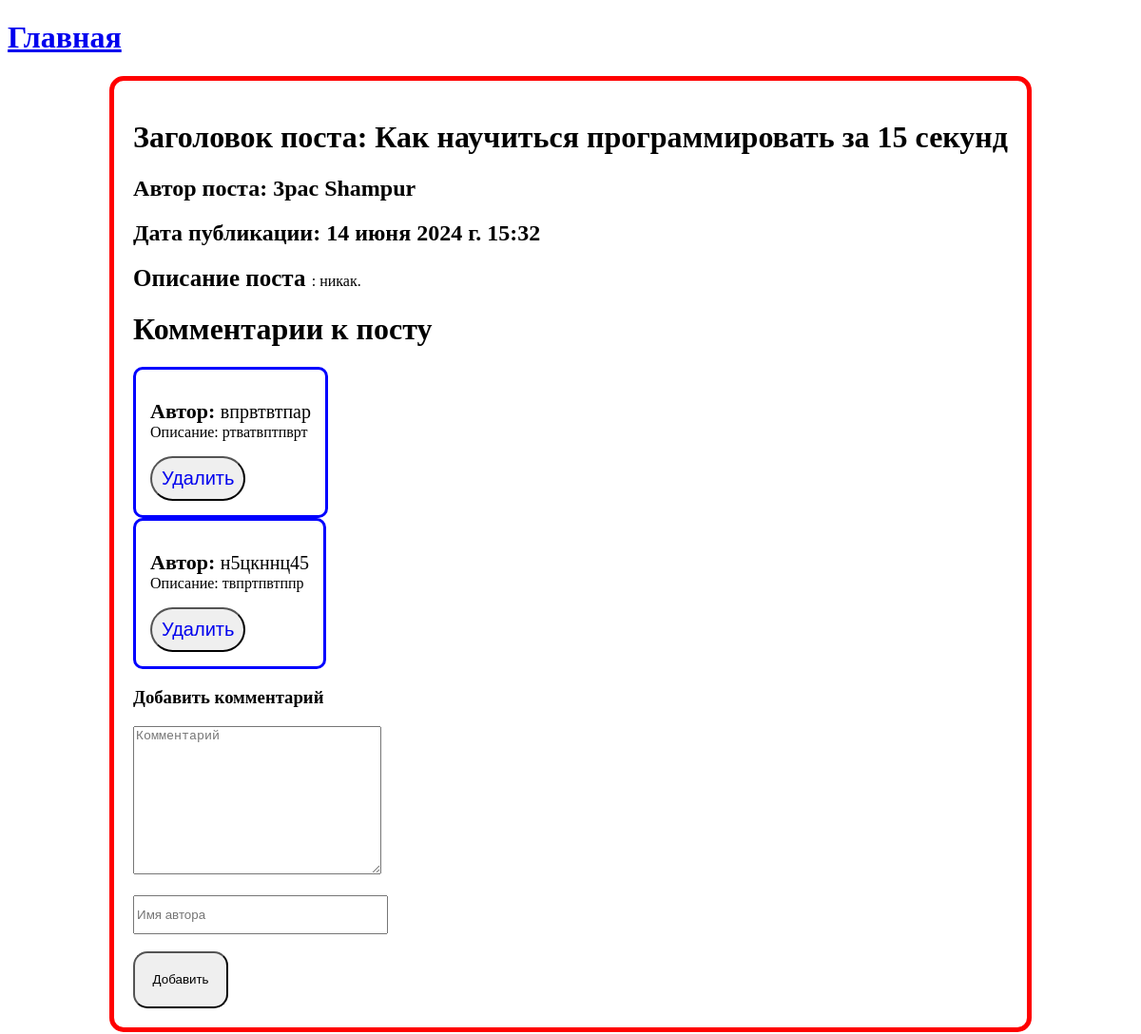
Screenshot of /post_info/3 with the database file from the repository.
### post/models.py (models this page shows, shortened)
class Post(models.Model):
    author = models.CharField(max_length=100)
    title = models.CharField(max_length=200)
    slug = models.SlugField(unique=True)
    description = models.TextField()
    published_at= models.DateTimeField(auto_now_add=True)
    category = models.ForeignKey(Category, on_delete=models.CASCADE)
    class Meta:
        verbose_name = 'Пост'
        verbose_name_plural = 'Посты'
        ordering = ['published_at']

class Comment(models.Model):
    content = models.TextField()
    comment_author = models.CharField(max_length=100)
    published_at = models.DateField(auto_now_add=True)
    post = models.ForeignKey('Post', on_delete=models.CASCADE, related_name='comments')
    class Meta:
        verbose_name_plural = 'Комментарии'
        verbose_name = 'Комментарий'

### post/views.py (the view)
# urls.py: path('post_info/<int:post_id>', views.post_info, name='post_info'),
def post_info(request, post_id):
    post = get_object_or_404(Post, pk=post_id)
    comments = post.comments.all()
    print(type(comments))
    return render(request, 'post/post_info.html', {'post':post, 'comments':comments})

### post/templates/post/post_info.html (shortened to what this page needs)
{% extends 'post/index.html' %}
{% block content %}
    <div class="postinformation">
        <h1>Заголовок поста: {{ post.title }}</h1>
        <h2>Автор поста: {{ post.author }}</h2>
        <h2>Дата публикации: {{ post.published_at }}</h2>
        <div class="post_info">
             <p> <strong style="font-size: 25px">Описание поста </strong>: {{ post.description }}</p>
        </div>
        <h1>Комментарии к посту</h1>
        {% for comment in comments %}
            <div class="comment">
                   <p><strong style="font-size: 22px">Автор: </strong><span style="font-size: 20px"> {{ comment.comment_author }}</span><br> Описание:  {{ comment.content }} </p>
                    <button style="font-size: 20px; border-radius: 25px; padding: 10px;">
                        <a href="{% url 'delete_comment' comment_id=comment.id post_id=post.id %}" style="text-decoration: none;">
                                Удалить
                        </a>
                    </button>
            </div>
        {% endfor %}
        <form action="{% url 'add_comment' post_id=post.id %}" method="POST">
            <h3>Добавить комментарий</h3>
            <textarea name="comment_name" id="" cols="30" rows="10" placeholder="Комментарий"></textarea>
            <br><br>
            <input style="width: 260px; height: 35px;" type="text" placeholder="Имя автора" name="comment_author">
            <br><br>
            <button style="width: 100px; height: 60px; border-radius: 15px; padding: 15px;">Добавить</button>
        </form>
</div>
{% endblock content %}

### post/templates/post/index.html (shortened to what this page needs)
{% load static %}
<!DOCTYPE html>
<html lang="en">
<head>
    <link rel="stylesheet" href="{% static 'style.css' %}">
</head>
<body>
{% block header %}<h1><a href="{% url 'index' %}">Главная</a></h1> {% endblock header %}
{% block content %}{% endblock content %}
</body>
</html>

### post/static/style.css (style rules this page uses)
.comment { width: fit-content; height: max-content; border: 3px solid blue; border-radius: 10px; padding: 15px; }
.postinformation { width: fit-content; height: fit-content; border: 5px solid red; padding: 20px; margin: 0 auto; border-radius: 15px; }

### rows the page displays
Post: title "Как научиться программировать за 15 секунд", author "3pac Shampur", published_at "14 июня 2024 г. 15:32", description "никак."
Comment: comment_author "впрвтвтпар", content "ртватвптпврт"
Comment: comment_author "н5цкннц45", content "твпртпвтппр"
